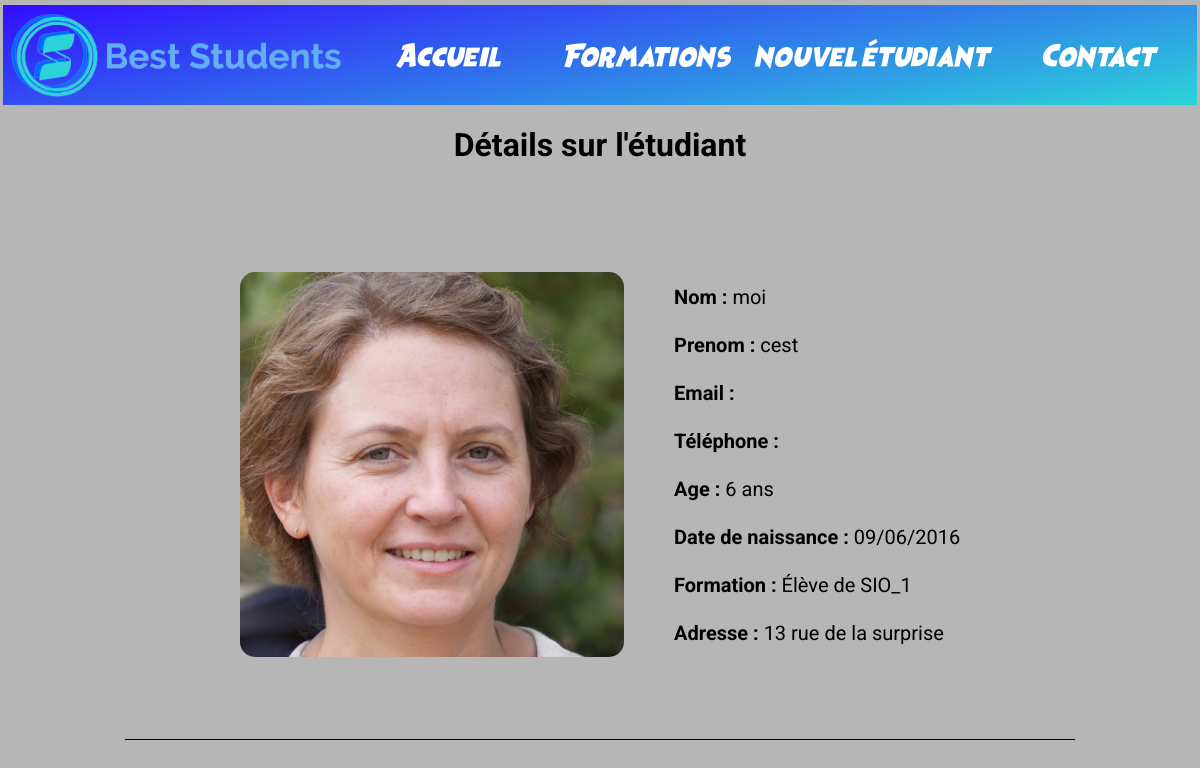
The app's page /etudiant.php?id=22 with its own data.
### tables this page shows
CREATE TABLE `etudiant` (
  `id_etudiant` int(11) NOT NULL,
  `prenom_etudiant` varchar(60) NOT NULL,
  `nom_etudiant` varchar(60) NOT NULL,
  `email_etudiant` varchar(80) NOT NULL,
  `date_naissance_etudiant` date NOT NULL,
  `adresse_etudiant` varchar(50) NOT NULL,
  `tel_etudiant` varchar(12) NOT NULL,
  `photo_etudiant` varchar(30) NOT NULL,
  `id_promotion` int(11) DEFAULT NULL
);

CREATE TABLE `promotion` (
  `id_promotion` int(11) NOT NULL,
  `intitule_promotion` varchar(20) NOT NULL
);

### src/modele/etudiantDB.php (called while the page is built, shortened)
<?php
function selectStudentById(int $id):array {
    $connection = createConnection();
    $requeteSQL = "SELECT * FROM etudiant WHERE id_etudiant = :id;";
    $requete=$connection->prepare($requeteSQL);
    $requete->bindValue(":id", $id);
    $requete->execute();
    return $requete->fetch(PDO::FETCH_ASSOC);
}
function selectPromotionById(int $id) :array | null {
    $connection = createConnection();
    $requeteSQL = "SELECT intitule_promotion FROM promotion WHERE id_promotion = :id;";
    $requete=$connection->prepare($requeteSQL);
    $requete->bindValue(":id", $id);
    $requete->execute();
    return $requete->fetch(PDO::FETCH_ASSOC);
}

### src/utils/dates.php (called while the page is built)
<?php
include_once 'src\modele\etudiantDB.php';
function calculeAgeEtudiant(string $dateNaissance) : array
{
    $age = date_diff(date_create($dateNaissance),date_create(date("Y-m-d")))->format('%y');
    $couleur = $age<18?"#ff0000":"#379A28FF";
    return ["age"=>$age,"couleur"=>$couleur];
}
function formateDate($dateNaissance) : string
{return date_create($dateNaissance)->format("d/m/Y");}

### etudiant.php (the view, shortened to what this page needs)
<?php
include_once 'src\modele\etudiantDB.php';
include_once 'src\utils\dates.php';
$id = $_GET["id"];
try {
    $student = selectStudentById($id);
} catch (TypeError) {
    header("location: ../index.php");
}
$id_promotion = $student["id_promotion"];
$promotion = isset($id_promotion)?"Élève de ".selectPromotionById($id_promotion)["intitule_promotion"]:"Non renseignée";
?>
<!doctype html>
<html lang=fr>
<head>
    <link rel="stylesheet" href="styles.css">
    <link rel="stylesheet" href="etudiant.css">
    <link rel="stylesheet" href="main.css">
</head>
<body>
<screen>
    <?php include_once "header.php"?>
    <h1>Détails sur l'étudiant</h1>
    <cadre>
        <img id="photo" src="db_images/<?= $student["photo_etudiant"]?>" alt="image représentant l'étudiant">
        <p>
            <span class="gras">Nom :</span> <?= $student["nom_etudiant"]?> <br><br>
            <span class="gras">Prenom :</span> <?= $student["prenom_etudiant"]?> <br><br>
            <span class="gras">Email :</span> <?= $student["email_etudiant"]?> <br><br>
            <span class="gras">Téléphone :</span> <?= $student["tel_etudiant"]?> <br><br>
            <span class="gras">Age :</span> <?= calculeAgeEtudiant($student["date_naissance_etudiant"])["age"]?> ans <br><br>
            <span class="gras">Date de naissance :</span> <?= formateDate($student["date_naissance_etudiant"])?><br><br>
            <span class="gras">Formation :</span> <?=$promotion?><br><br>
            <span class="gras">Adresse :</span> <?= $student["adresse_etudiant"]?>
        </p>
    </cadre>
</screen>
</body>
</html>

### styles.css (style rules this page uses)
h1 { display: inline; align-self: center; justify-self: center; font-size: 2em; }

### etudiant.css (style rules this page uses)
* { margin: 0; padding: 0; box-sizing: border-box; }
cadre { display: flex; margin: 0 auto; width: 950px; align-content: flex-start; height: 550px; align-items: center; justify-content: center; border-bottom: solid 1px black }
#photo { max-width: 100%; height: 70%; border-radius: 15px; }
p { padding-left: 50px; font-size: 20px; }
.gras { font-weight: bold; }

### main.css (style rules this page uses)
* { margin: 0; padding: 0; box-sizing: border-box; font-family: 'Roboto', sans-serif; text-decoration: none; }
html { background-color: #b6b6b6; }
screen { display: grid; height: 100vh; width: 100vw; grid-template-rows: 100px 70px 1fr 100px; row-gap: 10px; }

### records on screen
etudiant: photo_etudiant (picture), nom_etudiant "moi", prenom_etudiant "cest", date_naissance_etudiant "6", date_naissance_etudiant "09/06/2016", id_promotion.intitule_promotion "Élève de SIO_1", adresse_etudiant "13 rue de la surprise"

### other values on screen
$label "Accueil"
$label "Formations"
$label "nouvel étudiant"
$label "Contact"
